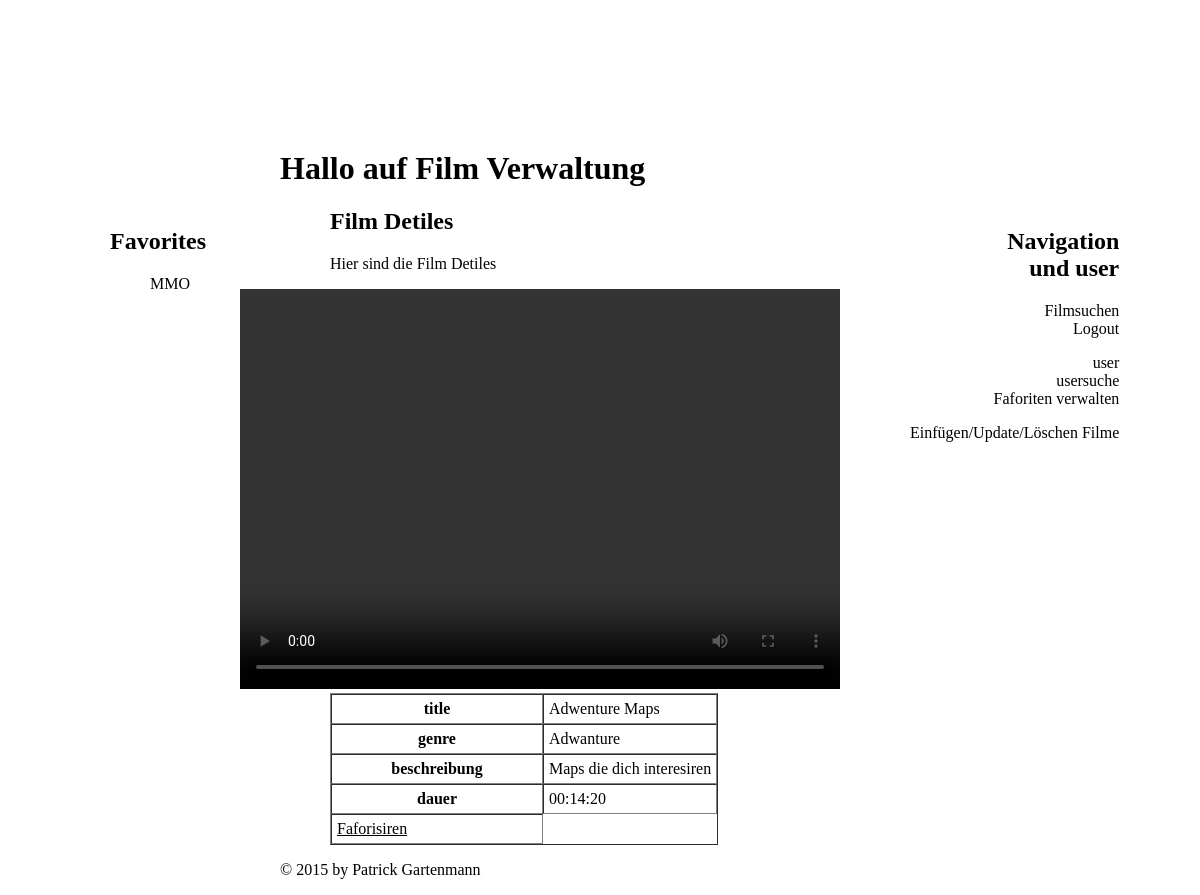
/film/filmdetile.php?fid=4 (signed in), run on the app's committed database.
### tables this page shows
CREATE TABLE `tblfilm` (
  `film_id` int(11) NOT NULL,
  `genre` varchar(255) DEFAULT NULL,
  `userfk` int(11) DEFAULT NULL,
  `title` varchar(32) DEFAULT NULL,
  `beschreibung` text,
  `dauer` time DEFAULT NULL,
  `filmname` varchar(255) DEFAULT NULL
);

### Film/filmdetile.php (the view, shortened to what this page needs)
<?php
require_once 'includes/head.php';
include 'php/connectphp.php';
if (isset($_GET['fid'])) {
    $fid = $_GET['fid'];
}
$sql = "SELECT * FROM `tblfilm` WHERE film_id = $fid";
$result = $db->query($sql);
?>
			<section class="center">
				<h2>Film Detiles</h2>
				<p>Hier sind die Film Detiles</p>
				<form method="post">
					<table border="1" cellpadding="5" cellspacing="0">
						<?php
						while($row = $result->fetch_object()) {
							$title = htmlentities($row->title, ENT_QUOTES, "UTF-8");
							$genre = htmlentities($row->genre, ENT_QUOTES, "UTF-8");
							$beschreibung = htmlentities($row->beschreibung, ENT_QUOTES, "UTF-8");
							$dauer = htmlentities($row->dauer, ENT_QUOTES, "UTF-8");
							$filmname = htmlentities($row->filmname, ENT_QUOTES, "UTF-8");
							?>
							<tr>
								<th style="width: 150px;">title</th>
								<td><?php echo $title; ?></td>
							</tr>
							<tr>
								<th style="width: 150px;">genre</th>
								<td><?php echo $genre; ?></td>
							</tr>
							<tr>
								<th style="width: 200px;">beschreibung</th>
								<td><?php echo $beschreibung; ?></td>
							</tr>
							<tr>
								<th style="width: 150px;">dauer</th>
								<td><?php echo $dauer; ?></td>
							</tr>
							<video class="video2" controls>
								<<source src="hochgeladenes/<?php echo "$filmname" ?>.mp4" type="video/mp4">
								<source src="hochgeladenes/<?php echo "$filmname" ?>.ogg" type="video/ogg">
							</video>
							<tr>
								<td><a href="php/faforitphp.php?id=<?php echo $id; ?>">Faforisiren</a></td>
							</tr>
							<?php
						}
						?>
					</table>
				</form>
<?php
require_once 'includes/footer.php';
?>

### Film/includes/head.php (shortened to what this page needs)
<!DOCTYPE html>
<html>
    <head>
		<link href="styles.css" rel="stylesheet">
    </head>
    <body class="body1">
		<div class="body2">
			<header>
				<h1 class="center2">Hallo auf Film Verwaltung</h1>
			</header>
			<nav class="right">
				<div>
					<h2>Navigation <br>und user</h2>
				</div>
				<ul class="loeschen">
					<li><a href="filmsuche.php">Filmsuchen</a></li>
					<li><a href="php/logoutphp.php">Logout</a></li>
				</ul>
				<ul class="loeschen">
					<li><a href="user.php">user</a></li>
					<li><a href="usersuche.php">usersuche</a></li>
					<li><a href="fafver.php">Faforiten verwalten</a></li>
				</ul>
				<ul class="loeschen">
					<li><a href="manage.php">Einfügen/Update/Löschen Filme</a></li>
				</ul>
			</nav>
			<nav class="left">
				<h2>Favorites</h2>
				<ul class="loeschen">
				<?php
				include 'php/connectphp.php';
				$userid = $_SESSION['userid'];
				$sql = "SELECT * FROM `tblfilm`
				INNER JOIN (`tblfavoriten`
				INNER JOIN `tbluser`
				ON `tblfavoriten`.userfk = tbluser.user_id)
				ON `tblfilm`.film_id = `tblfavoriten`.filmfk
				WHERE user_id = $userid;";
				$result = $db->query($sql);
				?>
					<?php
					while ($row = $result->fetch_object()) {
						$film_id = $row->film_id;
						$title = htmlentities($row->title, ENT_QUOTES, "UTF-8");
						?>
						<tr>
							<li><a href="/film/filmdetile.php?fid=<?php echo $film_id; ?>"><?php echo $title ?></a></li>
						</tr>
						<?php
					}
					?>
				</ul>
			</nav>

### Film/styles.css (style rules this page uses)
@media screen and (min-width:1001px) { .center { margin-left: 250px; text-decoration: none; max-width: 500px; } }
@media screen and (min-width:1001px) { .left { position: fixed; margin-left: 30px; text-align: left; text-decoration:none; } }
@media screen and (min-width:1001px) { .right { position: fixed; margin-left: 790px; display: block; text-align: right; list-style-type: none; color: black; } }
@media screen and (min-width:1001px) { li a { text-decoration:none; } }
@media screen and (min-width:1001px) { .center2 { margin-left: 200px; } }
@media screen and (min-width:1001px) { nav { color: rgb(0,0,0); } }
@media screen and (min-width:1001px) { .video2 { width: 600px; height: 400px; margin-left: -90px; } }
@media screen and (min-width:1001px) { .body2 { background-color: rgba(255,255,255,0.7); margin-top: 150px; min-height: 450px; } }
.loeschen { list-style-type: none; text-decoration: none; color: #000000; }
a { color: black; }
.body1 { background: url(bilder/film.png) no-repeat fixed 0 0 / cover; }
body > div { max-width: 1040px; margin: 0 auto; }
.body2 { background-color: rgba(255,255,255,0.7); }

### data on the page
tblfilm: title "MMO"
tblfilm: title "Adwenture Maps", genre "Adwanture", beschreibung "Maps die dich interesiren", dauer "00:14:20"
